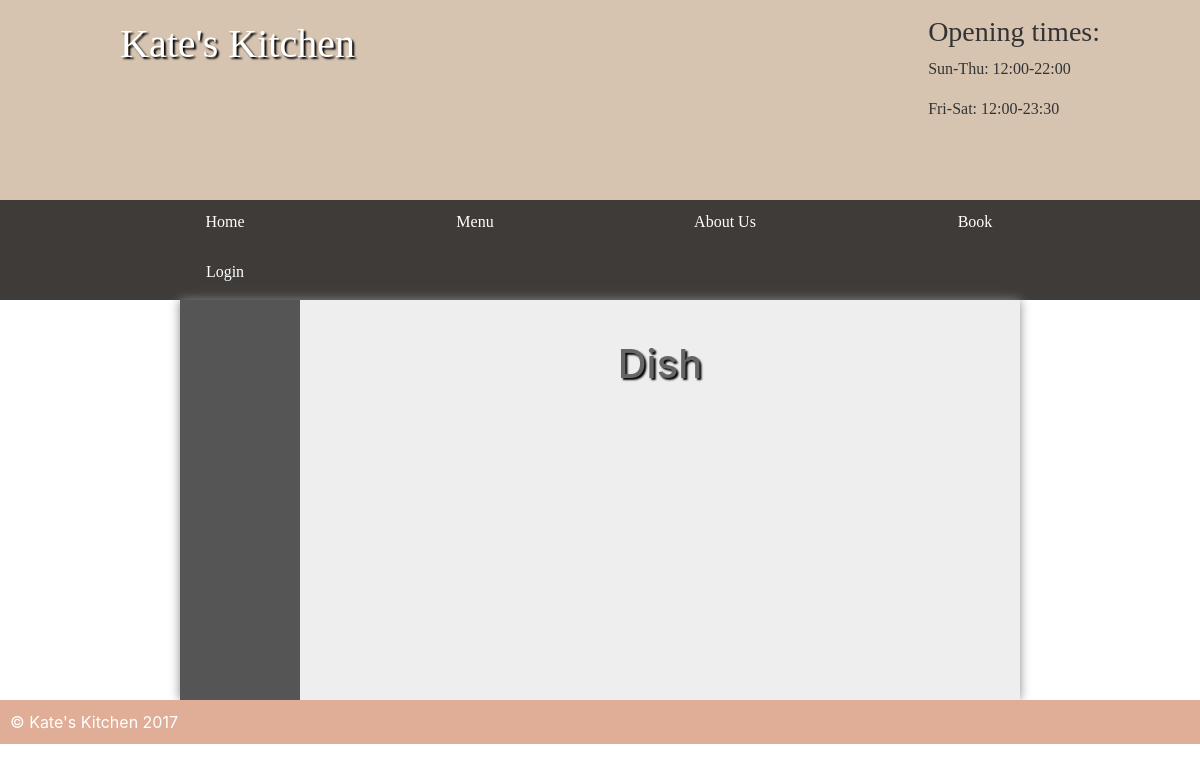
Page /dish/1 on the earlier database version.
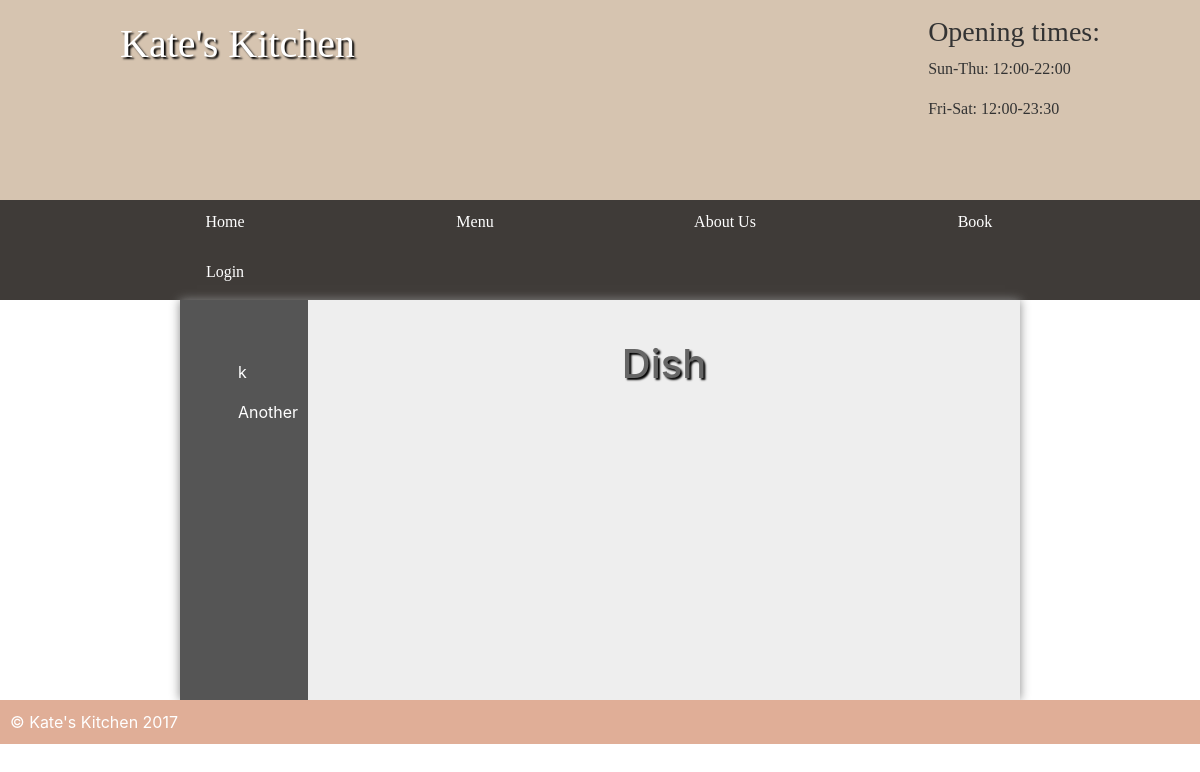
Same page on the later database version.
### User/models.py (models this page shows, shortened)
class Category(models.Model):
    category=models.CharField(max_length=50)

### User/views.py (the view)
# urls.py: path("dish/<int:idOfDish>",views.dishPage,name="Dish"),
def dishPage(request,idOfDish):
    variables={
        'menuInfo':Menu.objects.filter(id=idOfDish),
        'categories':Category.objects.all(),
    }
    return render(request,"dish.html",variables)

### template/dish.html (shortened to what this page needs)
{% extends 'base.html' %}
{% block main %}
<main class="sidebar">
	<section class="left">
		<ul>
					{% for singleCategory in categories %}
					<li><a href="/category/{{singleCategory.id}}">{{singleCategory.category}}</a></li>
				{% endfor %}
	</ul>
	</section>
	<section class="right">
	<h1>Dish</h1>
</section>
</main>
{% endblock main %}

Differences in the rows shown:
added Category: category "k"
added Category: category "Another"
